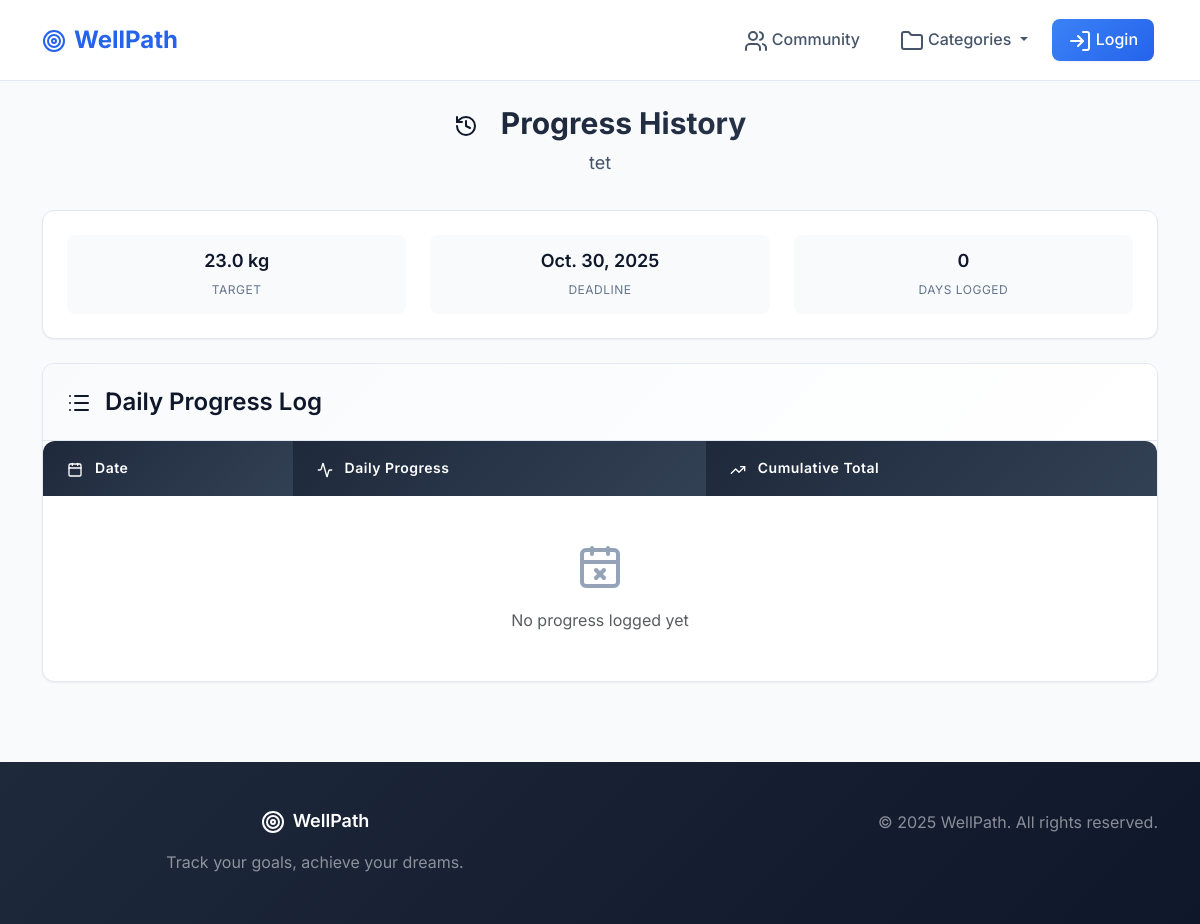
Screenshot of /history/2/ with the database file from the repository.
### goals/models.py (models this page shows, shortened)
class Goal(models.Model):
    user = models.ForeignKey(User, on_delete=models.CASCADE)
    title = models.CharField(max_length=100)
    description = models.TextField(blank=True)
    category = models.ForeignKey(
        "taxonomy.Category",
        on_delete=models.CASCADE,
        blank=True,
        null=True,
        related_name="goals"
    )
    unit = models.ForeignKey(
        "taxonomy.Unit",
        on_delete=models.CASCADE,
        null=True,
        blank=True,
        related_name="goals"
    )
    target_value = models.FloatField()
    deadline = models.DateField(null=True, blank=True)
    is_public = models.BooleanField(default=True, db_index=True)
    created_at = models.DateTimeField(auto_now_add=True, db_index=True)
    finished_at = models.DateTimeField(null=True, blank=True, db_index=True)

### taxonomy/models.py (models this page shows, shortened)
class Unit(models.Model):
    order = models.PositiveIntegerField(default=0)
    name = models.CharField(max_length=20)  # km, kg, ml, days
    class Meta:
        ordering = ['order']
        verbose_name_plural = "Units"
        app_label = "taxonomy"

### goals/views.py (the view)
# urls.py: path('history/<int:goal_id>/', views.progress_history, name='progress_history'),
def progress_history(request, goal_id):
    goal = get_object_or_404(Goal, id=goal_id)
    progress_history = Progress.objects.filter(goal=goal).order_by("-date")
    return render(request, "goals/history.html", {
        "goal": goal,
        "progress_history": progress_history
    })

### WellPath/context_processors.py (called while the page is built)
def feature_flags(request) -> Dict[str, bool]:
    return {
        "FEATURE_FLAGS": settings.FEATURE_FLAGS,
    }

### goals/views.py (called while the page is built)
def categories_context(request):
    return {'categories': Category.objects.all()}

### goals/templates/goals/history.html (shortened to what this page needs)
{% extends "goals/base.html" %}
{% block content %}
<div class="container">
    <div class="page-header">
        <h1 class="page-title">
            <i data-lucide="history" class="me-3"></i>
            Progress History
        </h1>
        <p class="page-subtitle">{{ goal.title }}</p>
    </div>
    <div class="modern-card mb-4">
        <div class="modern-card-body">
            <div class="row">
                <div class="col-md-4">
                    <div class="goal-stat">
                        <span class="goal-stat-value">{{ goal.target_value }} {{ goal.unit.name }}</span>
                        <span class="goal-stat-label">Target</span>
                    </div>
                </div>
                <div class="col-md-4">
                    <div class="goal-stat">
                        <span class="goal-stat-value">{{ goal.deadline|default:"No deadline" }}</span>
                        <span class="goal-stat-label">Deadline</span>
                    </div>
                </div>
                <div class="col-md-4">
                    <div class="goal-stat">
                        <span class="goal-stat-value">{{ progress_history|length }}</span>
                        <span class="goal-stat-label">Days Logged</span>
                    </div>
                </div>
            </div>
        </div>
    </div>
    <div class="modern-card">
        <div class="modern-card-header">
            <h3 class="mb-0">
                <i data-lucide="list" class="me-2"></i>
                Daily Progress Log
            </h3>
        </div>
        <div class="modern-card-body p-0">
            <table class="modern-table">
                <thead>
                    <tr>
                        <th>
                            <i data-lucide="calendar" class="me-2" style="width: 16px; height: 16px;"></i>
                            Date
                        </th>
                        <th>
                            <i data-lucide="activity" class="me-2" style="width: 16px; height: 16px;"></i>
                            Daily Progress
                        </th>
                        <th>
                            <i data-lucide="trending-up" class="me-2" style="width: 16px; height: 16px;"></i>
                            Cumulative Total
                        </th>
                    </tr>
                </thead>
                <tbody>
                    {% with total=0 %}
                    {% for p in progress_history %}
                        {% with total=total|add:p.value %}
                        <tr>
                            <td>
                                <div class="d-flex align-items-center">
                                    {% if p.is_today %}
                                        <span class="status-badge status-active me-2">Today</span>
                                    {% endif %}
                                    {{ p.date|date:"M d, Y" }}
                                </div>
                            </td>
                            <td>
                                <span class="fw-medium">{{ p.value|floatformat:1 }}</span>
                                <span class="text-muted">{{ goal.unit.name }}</span>
                            </td>
                            <td>
                                <span class="fw-medium">{{ total|floatformat:1 }}</span>
                                <span class="text-muted">{{ goal.unit.name }}</span>
                            </td>
                        </tr>
                        {% endwith %}
                    {% empty %}
                        <tr>
                            <td colspan="3" class="text-center py-5">
                                <i data-lucide="calendar-x" style="width: 48px; height: 48px; color: var(--neutral-400);" class="mb-3"></i>
                                <p class="text-muted mb-0">No progress logged yet</p>
                            </td>
                        </tr>
                    {% endfor %}
                    {% endwith %}
                </tbody>
            </table>
        </div>
    </div>
{% endblock %}

### goals/static/goals/css/modern-styles.css (style rules this page uses)
:root { --primary-50: #eff6ff; --primary-100: #dbeafe; --primary-200: #bfdbfe; --primary-300: #93c5fd; --primary-400: #60a5fa; --primary-500: #3b82f6; --primary-600: #2563eb; --primary-700: #1d4ed8; --primary-800: #1e40af; --primary-900: #1e3a8a; --success-50: #f0fdf4; --success-100: #dcfce7; --success-500: #22c55e; --success-600: #16a34a; --warning-50: #fffbeb; --warning-100: #fef3c7; --warning-500: #f59e0b; --warning-600: #d97706; --error-50: #fef2f2; --error-100: #fee2e2; --error-500: #ef4444; --error-600: #dc2626; --neutral-50: #f8fafc; --neutral-100: #f1f5f9; --neutral-200: #e2e8f0; --neutral-300: #cbd5e1; --neutral-400: #94a3b8; --neutral-500: #64748b; --neutral-600: #475569; --neutral-700: #334155; --neutral-800: #1e293b; --neutral-900: #0f172a; --font-size-xs: 0.75rem; --font-size-sm: 0.875rem; --font-size-base: 1rem; --font-size-lg: 1.125rem; --font-size-xl: 1.25rem; --font-size-2xl: 1.5rem; --font-size-3xl: 1.875rem; --font-size-4xl: 2.25rem; --space-1: 0.25rem; --space-2: 0.5rem; --space-3: 0.75rem; --space-4: 1rem; --space-5: 1.25rem; --space-6: 1.5rem; --space-8: 2rem; --space-10: 2.5rem; --space-12: 3rem; --space-16: 4rem; --space-20: 5rem; --shadow-sm: 0 1px 2px 0 rgb(0 0 0 / 0.05); --shadow-md: 0 4px 6px -1px rgb(0 0 0 / 0.1), 0 2px 4px -2px rgb(0 0 0 / 0.1); --shadow-lg: 0 10px 15px -3px rgb(0 0 0 / 0.1), 0 4px 6px -4px rgb(0 0 0 / 0.1); --shadow-xl: 0 20px 25px -5px rgb(0 0 0 / 0.1), 0 8px 10px -6px rgb(0 0 0 / 0.1); --radius-sm: 0.375rem; --radius-md: 0.5rem; --radius-lg: 0.75rem; --radius-xl: 1rem; }
* { box-sizing: border-box; }
body { font-family: 'Inter', -apple-system, BlinkMacSystemFont, 'Segoe UI', Roboto, sans-serif; line-height: 1.6; color: var(--neutral-700); background-color: var(--neutral-50); margin: 0; padding: 0; }
h1, h2, h3, h4, h5, h6 { font-weight: 600; line-height: 1.2; margin-bottom: var(--space-4); color: var(--neutral-900); }
h1 { font-size: var(--font-size-4xl); }
h3 { font-size: var(--font-size-2xl); }
p { margin-bottom: var(--space-4); color: var(--neutral-600); }
.modern-card { background: white; border-radius: var(--radius-lg); box-shadow: var(--shadow-sm); border: 1px solid var(--neutral-200); transition: all 0.3s ease; overflow: hidden; }
.modern-card-header { padding: var(--space-6); border-bottom: 1px solid var(--neutral-200); background: linear-gradient(135deg, var(--neutral-50), white); }
.modern-card-body { padding: var(--space-6); }
.modern-table { width: 100%; border-collapse: collapse; background: white; border-radius: var(--radius-lg); overflow: hidden; box-shadow: var(--shadow-sm); }
.modern-table th { background: linear-gradient(135deg, var(--neutral-800), var(--neutral-700)); color: white; padding: var(--space-4) var(--space-6); font-weight: 600; text-align: left; font-size: var(--font-size-sm); letter-spacing: 0.5px; }
.modern-table td { padding: var(--space-4) var(--space-6); border-bottom: 1px solid var(--neutral-200); }
.modern-table tbody tr:last-child td { border-bottom: none; }
.goal-stat { text-align: center; padding: var(--space-3); background-color: var(--neutral-50); border-radius: var(--radius-md); }
.goal-stat-value { font-size: var(--font-size-lg); font-weight: 600; color: var(--neutral-900); display: block; }
.goal-stat-label { font-size: var(--font-size-xs); color: var(--neutral-500); text-transform: uppercase; letter-spacing: 0.5px; }
.page-header { margin-bottom: var(--space-8); text-align: center; }
.page-title { font-size: var(--font-size-3xl); font-weight: 700; margin-bottom: var(--space-2); background: linear-gradient(135deg, var(--neutral-900), var(--neutral-700)); -webkit-background-clip: text; -webkit-text-fill-color: transparent; background-clip: text; }
.page-subtitle { font-size: var(--font-size-lg); color: var(--neutral-600); }

### rows the page displays
Goal: title "tet", target_value "23.0", unit.name "kg", deadline "Oct. 30, 2025"

### other values shown
{{ progress_history|length }} "0"
